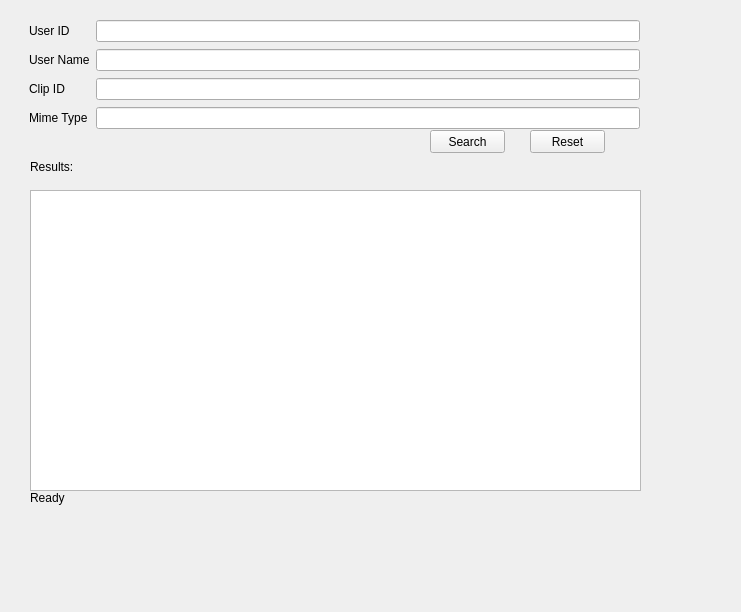
<?xml version="1.0" encoding="UTF-8"?>
<ui version="4.0">
 <class>Form</class>
 <widget class="QWidget" name="Form">
  <property name="geometry">
   <rect>
    <x>0</x>
    <y>0</y>
    <width>741</width>
    <height>612</height>
   </rect>
  </property>
  <property name="windowTitle">
   <string>Form</string>
  </property>
  <widget class="QWidget" name="gridLayoutWidget">
   <property name="geometry">
    <rect>
     <x>29</x>
     <y>19</y>
     <width>611</width>
     <height>111</height>
    </rect>
   </property>
   <layout class="QGridLayout" name="gridLayout">
    <item row="3" column="0">
     <widget class="QLabel" name="mimeTypeLabel">
      <property name="text">
       <string>Mime Type</string>
      </property>
     </widget>
    </item>
    <item row="2" column="0">
     <widget class="QLabel" name="clipIdLabel">
      <property name="text">
       <string>Clip ID</string>
      </property>
     </widget>
    </item>
    <item row="2" column="1">
     <widget class="QLineEdit" name="clipIdInput"/>
    </item>
    <item row="0" column="1">
     <widget class="QLineEdit" name="userIdInput"/>
    </item>
    <item row="1" column="1">
     <widget class="QLineEdit" name="userNameInput"/>
    </item>
    <item row="1" column="0">
     <widget class="QLabel" name="userNameLabel">
      <property name="text">
       <string>User Name</string>
      </property>
     </widget>
    </item>
    <item row="0" column="0">
     <widget class="QLabel" name="userIdLabel">
      <property name="text">
       <string>User ID</string>
      </property>
     </widget>
    </item>
    <item row="3" column="1">
     <widget class="QLineEdit" name="mimeTypeInput"/>
    </item>
   </layout>
  </widget>
  <widget class="QPushButton" name="searchButton">
   <property name="geometry">
    <rect>
     <x>430</x>
     <y>130</y>
     <width>75</width>
     <height>23</height>
    </rect>
   </property>
   <property name="text">
    <string>Search</string>
   </property>
  </widget>
  <widget class="QPushButton" name="resetButton">
   <property name="geometry">
    <rect>
     <x>530</x>
     <y>130</y>
     <width>75</width>
     <height>23</height>
    </rect>
   </property>
   <property name="text">
    <string>Reset</string>
   </property>
  </widget>
  <widget class="QLabel" name="resultLabel">
   <property name="geometry">
    <rect>
     <x>30</x>
     <y>160</y>
     <width>47</width>
     <height>13</height>
    </rect>
   </property>
   <property name="text">
    <string>Results:</string>
   </property>
  </widget>
  <widget class="QListWidget" name="searchListWidget">
   <property name="geometry">
    <rect>
     <x>30</x>
     <y>190</y>
     <width>611</width>
     <height>301</height>
    </rect>
   </property>
   <property name="sizePolicy">
    <sizepolicy hsizetype="Expanding" vsizetype="Maximum">
     <horstretch>0</horstretch>
     <verstretch>0</verstretch>
    </sizepolicy>
   </property>
  </widget>
  <widget class="QLabel" name="infoLabel">
   <property name="geometry">
    <rect>
     <x>30</x>
     <y>490</y>
     <width>601</width>
     <height>16</height>
    </rect>
   </property>
   <property name="text">
    <string>Ready</string>
   </property>
  </widget>
 </widget>
 <resources/>
 <connections/>
</ui>
